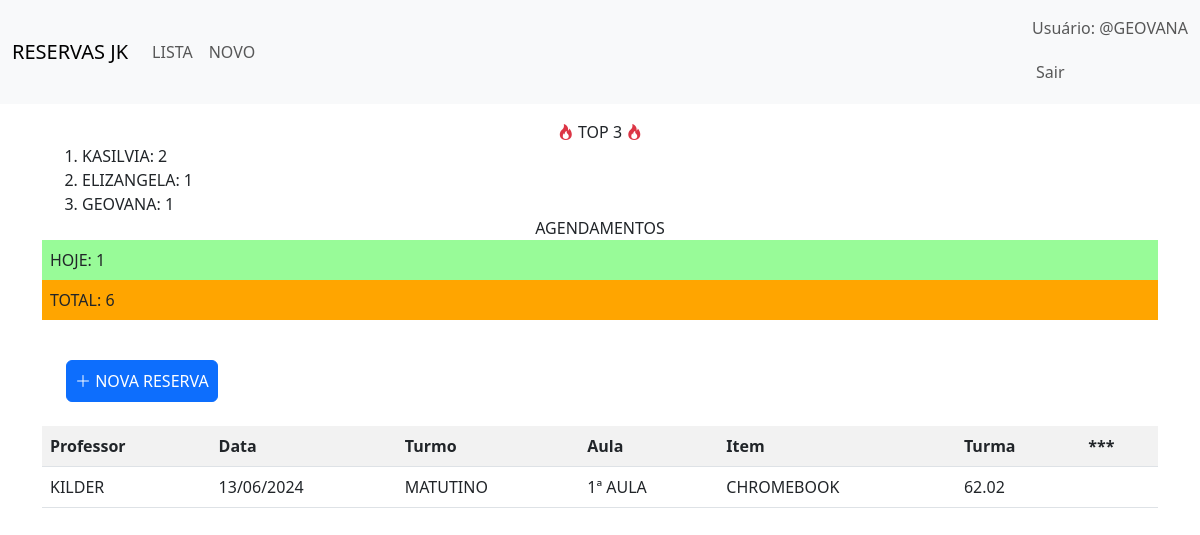
Screenshot of / (signed in) with the database file from the repository.
### core/models.py (models this page shows, shortened)
class TimeStampedModel(models.Model):
    created_at = models.DateTimeField(auto_now_add=True)
    updated_at = models.DateTimeField(auto_now=True)
    class Meta:
        abstract = True

class Rental(TimeStampedModel):
    PERIOD_CHOICES = [
        ("matutino", "MATUTINO"),
        ("vespertino", "VESPERTINO"),
    ]
    CLASSES_CHOICES = [
        ("1 aula", "1ª AULA"),
        ("2 aula", "2ª AULA"),
        ("3 aula", "3ª AULA"),
        ("4 aula", "4ª AULA"),
        ("5 aula", "5ª AULA"),
    ]
    item = models.ForeignKey(Item, on_delete=models.CASCADE)
    date = models.DateField(null=True, blank=False)
    period = models.CharField(
        choices=PERIOD_CHOICES, max_length=20, null=True, blank=False
    )
    period_time = models.CharField(
        choices=CLASSES_CHOICES, max_length=20, null=True, blank=False
    )
    room = models.CharField(max_length=100, null=True, blank=False)
    client = models.ForeignKey(User, on_delete=models.CASCADE, null=True, blank=False)

class Item(TimeStampedModel):
    name = models.CharField(max_length=100)
    available = models.BooleanField(default=True)

### core/views.py (the view)
# urls.py: path("", RentalListView.as_view(), name="rental_list"),
class RentalListView(generic.ListView):
    model = Rental
    template_name = "rental_list.html"
    context_object_name = "rentals"
    def get_queryset(self) -> QuerySet[Any]:
        today = timezone.now().date()
        return Rental.objects.filter(date__gte=today).order_by(
            "date", "period", "period_time"
        )
    def get_context_data(self, **kwargs: Any) -> dict[str, Any]:
        context = super().get_context_data(**kwargs)
        today = timezone.now().date()
        context["today"] = today
        context["tomorrow"] = today + timezone.timedelta(days=1)
        context["total_rentals"] = Rental.objects.count()
        context["today_rentals"] = Rental.objects.filter(date=today).count()
        context["top_3_users"] = (
            User.objects.annotate(rental_count=Count("rental"))
            .order_by("-rental_count")[:3]
        )
        return context

### core/templates/rental_list.html (shortened to what this page needs)
{% extends 'index.html' %}
{% block content %}
<div class="flex justify-content-around my-3">
  <div class="flex align-items-center border-round-2xl border-1 px-2">
    <p class="text-center pr-1 m-0"><i class="bi bi-fire text-danger"></i> TOP 3 <i class="bi bi-fire text-danger"></i></p>
    <ol class="border-left-1 m-0">
      {% for user in top_3_users %}
      <li>{{ user.username | upper }}: {{ user.rental_count }}</li>
      {% endfor %}
    </ol>
  </div>
  <div class="flex align-items-center border-round-2xl overflow-auto border-1">
    <p class="text-center m-0 px-1">AGENDAMENTOS</p>
    <div class="border-left-1">
      <p style="background-color: palegreen" class="m-0 p-2 border-bottom-1">HOJE: {{today_rentals}}</p>
      <p style="background-color: orange" class="m-0 p-2">TOTAL: {{total_rentals}}</p>
    </div>
  </div>
</div>
<div class="flex justify-content-between p-4">
  {% if user.is_authenticated %}
  <a href="{% url 'core:rental_create' %}" class="btn btn-primary w-full p-2"><i class="bi bi-plus-lg"></i> NOVA RESERVA</a>
  {% endif %}
</div>
<table class="table table-striped table-hover">
  <tr>
    <th>Professor</th>
    <th>Data</th>
    <th>Turmo</th>
    <th>Aula</th>
    <th>Item</th>
    <th>Turma</th>
    <th>***</th>
  </tr>
  {% for rental in rentals %}
  <tr
    style="background-color: {% if rental.date == today %} palegreen {% elif rental.date == tomorrow %} antiquewhite {% endif %}">
    <td>{{ rental.client.username | upper }}</td>
    <td>{{ rental.date | date:'d/m/Y' }}</td>
    <td>{{ rental.get_period_display }}</td>
    <td>{{ rental.get_period_time_display }}</td>
    <td>{{ rental.item.name | upper }}</td>
    <td>{{ rental.room }}</td>
    <td>
    </td>
  </tr>
  {% endfor %}
</table>
{% endblock %}

### core/templates/index.html (shortened to what this page needs)
<!DOCTYPE html>
<html lang="en">
<head>
  <link rel="stylesheet" href="https://unpkg.com/primeflex@latest/primeflex.css">
  <link href="https://cdn.jsdelivr.net/npm/bootstrap@5.3.0-alpha1/dist/css/bootstrap.min.css" rel="stylesheet">
  <link rel="stylesheet" href="https://cdn.jsdelivr.net/npm/bootstrap-icons@1.11.3/font/bootstrap-icons.min.css">
</head>
<body>
  <nav class="navbar navbar-expand-lg bg-body-tertiary">
    <div class="container-fluid">
      <a class="navbar-brand" href="/">RESERVAS JK</a>
      <div class="collapse navbar-collapse" id="navbarNav">
        {% if user.is_authenticated %}
        <ul class="navbar-nav">
          <li class="nav-item">
            <a class="nav-link" href="{% url 'core:rental_list' %}">LISTA</a>
          </li>
          <li class="nav-item">
            <a class="nav-link" href="{% url 'core:rental_create' %}">NOVO</a>
          </li>
        </ul>
        {% endif %}
      </div>
      <div class="navbar-text">
        {% if user.is_authenticated %}
        <form id="logout-form" method="post" action="{% url 'logout' %}">
          <div class="flex gap-1">
            <p>
              Usuário: @{{ user.username | upper }}
            </p>
            <button type="submit" class="nav-link btn btn-danger p-1">Sair</button>
          </div>
        </form>
        {% else %}
        <a class="nav-link btn btn-success p-1" href="{% url 'login' %}">Entrar</a>
        {% endif %}
      </div>
    </div>
  </nav>
  <div class="container">
    {% block content %} {% endblock %}
  </div>
</body>
</html>

### rows the page displays
Rental: client.username "KILDER", date "13/06/2024", period "MATUTINO", period_time "1ª AULA", item.name "CHROMEBOOK", room "62.02"

### other values shown
{{ user.username | upper }} "GEOVANA"
{{ user.username | upper }} "KASILVIA"
{{ user.rental_count }} "2"
{{ user.username | upper }} "ELIZANGELA"
{{ user.rental_count }} "1"
{{ today_rentals }} "1"
{{ total_rentals }} "6"
